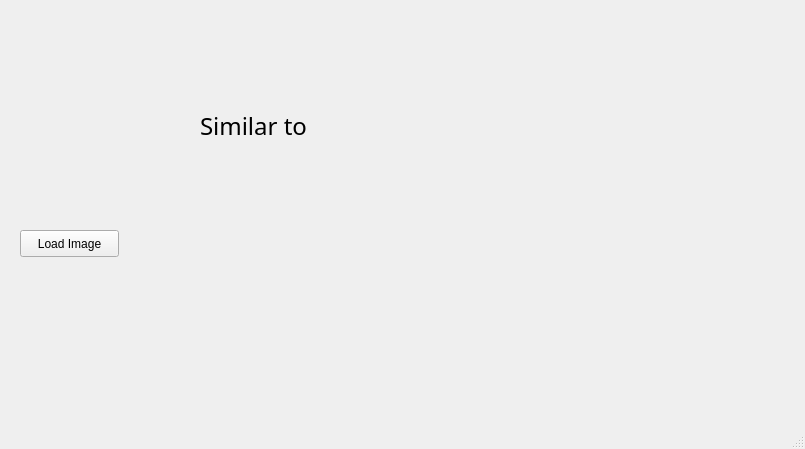
<?xml version="1.0" encoding="UTF-8"?>
<ui version="4.0">
 <class>Window</class>
 <widget class="QMainWindow" name="Window">
  <property name="geometry">
   <rect>
    <x>0</x>
    <y>0</y>
    <width>805</width>
    <height>449</height>
   </rect>
  </property>
  <property name="windowTitle">
   <string>MainWindow</string>
  </property>
  <widget class="QWidget" name="centralwidget">
   <widget class="QPushButton" name="load_btn">
    <property name="geometry">
     <rect>
      <x>20</x>
      <y>230</y>
      <width>99</width>
      <height>27</height>
     </rect>
    </property>
    <property name="text">
     <string>Load Image</string>
    </property>
   </widget>
   <widget class="QLabel" name="input">
    <property name="geometry">
     <rect>
      <x>20</x>
      <y>50</y>
      <width>150</width>
      <height>150</height>
     </rect>
    </property>
    <property name="minimumSize">
     <size>
      <width>150</width>
      <height>150</height>
     </size>
    </property>
    <property name="maximumSize">
     <size>
      <width>150</width>
      <height>150</height>
     </size>
    </property>
    <property name="whatsThis">
     <string>&lt;html&gt;&lt;head/&gt;&lt;body&gt;&lt;p&gt;&lt;img src=&quot;:/img/menu/resources/New-Project.ico&quot;/&gt;&lt;/p&gt;&lt;/body&gt;&lt;/html&gt;</string>
    </property>
    <property name="text">
     <string/>
    </property>
    <property name="pixmap">
     <pixmap resource="resources.qrc">:/img/menu/resources/input.png</pixmap>
    </property>
   </widget>
   <widget class="QLabel" name="output">
    <property name="geometry">
     <rect>
      <x>350</x>
      <y>50</y>
      <width>150</width>
      <height>150</height>
     </rect>
    </property>
    <property name="minimumSize">
     <size>
      <width>150</width>
      <height>150</height>
     </size>
    </property>
    <property name="maximumSize">
     <size>
      <width>150</width>
      <height>150</height>
     </size>
    </property>
    <property name="text">
     <string/>
    </property>
    <property name="pixmap">
     <pixmap resource="resources.qrc">:/img/menu/resources/ouput.png</pixmap>
    </property>
   </widget>
   <widget class="QLabel" name="label">
    <property name="geometry">
     <rect>
      <x>200</x>
      <y>100</y>
      <width>121</width>
      <height>51</height>
     </rect>
    </property>
    <property name="font">
     <font>
      <family>TakaoPGothic</family>
      <pointsize>18</pointsize>
     </font>
    </property>
    <property name="text">
     <string>Similar to</string>
    </property>
   </widget>
  </widget>
  <widget class="QMenuBar" name="menubar">
   <property name="geometry">
    <rect>
     <x>0</x>
     <y>0</y>
     <width>805</width>
     <height>25</height>
    </rect>
   </property>
  </widget>
  <widget class="QStatusBar" name="statusbar"/>
 </widget>
 <resources>
  <include location="resources.qrc"/>
 </resources>
 <connections/>
</ui>
